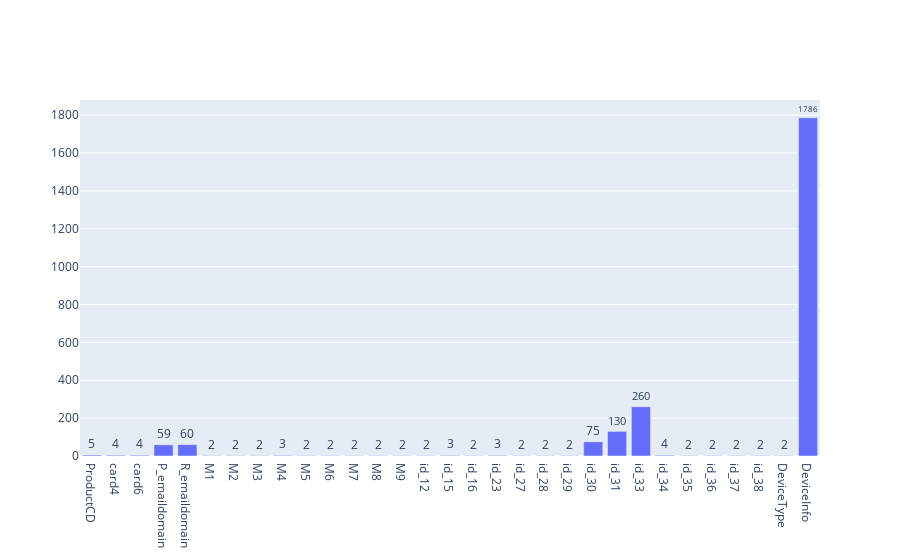

Here is the notebook cell this chart was saved with:
### Markdown cell above
How many unique values for each categorical field

### Code cell
x = []
y = []
for i in cat_cols:
    x.append(i)
    y.append(train[i].nunique())

data = go.Bar(x=x,
             y=y,
             text=y,
             textposition='outside')
fig=go.Figure([data])
fig.show()

### Figure 1 — Plotly figure (JSON) as saved in the notebook; plotly's stock layout.template omitted (floating-point values rounded to 4 significant figures)
{"data": [{"text": ["5", "4", "4", "59", "60", "2", "2", "2", "3", "2", "2", "2", "2", "2", "2", "3", "2", "3", "2", "2", "2", "75", "130", "260", "4", "2", "2", "2", "2", "2", "1786"], "textposition": "outside", "type": "bar", "x": ["ProductCD", "card4", "card6", "P_emaildomain", "R_emaildomain", "M1", "M2", "M3", "M4", "M5", "M6", "M7", "M8", "M9", "id_12", "id_15", "id_16", "id_23", "id_27", "id_28", "id_29", "id_30", "id_31", "id_33", "id_34", "id_35", "id_36", "id_37", "id_38", "DeviceType", "DeviceInfo"], "y": [5, 4, 4, 59, 60, 2, 2, 2, 3, 2, 2, 2, 2, 2, 2, 3, 2, 3, 2, 2, 2, 75, 130, 260, 4, 2, 2, 2, 2, 2, 1786]}], "layout": {}}
